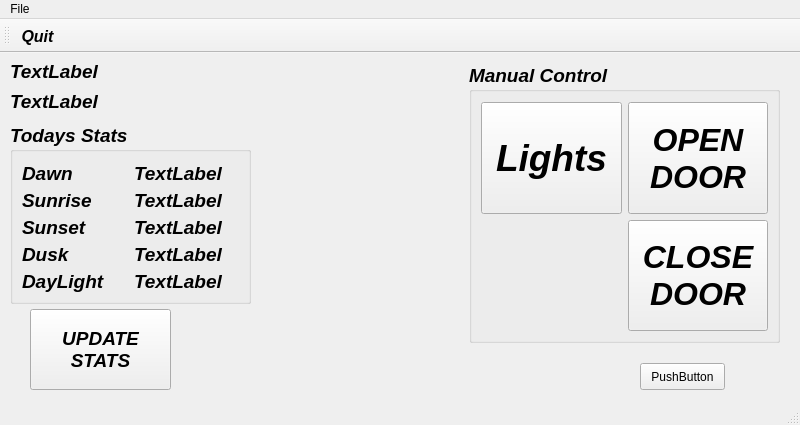
<?xml version="1.0" encoding="UTF-8"?>
<ui version="4.0">
 <class>MainWindow</class>
 <widget class="QMainWindow" name="MainWindow">
  <property name="geometry">
   <rect>
    <x>0</x>
    <y>0</y>
    <width>800</width>
    <height>425</height>
   </rect>
  </property>
  <property name="windowTitle">
   <string>Chicken Coop</string>
  </property>
  <widget class="QWidget" name="centralwidget">
   <widget class="QPushButton" name="updateAstral">
    <property name="geometry">
     <rect>
      <x>30</x>
      <y>256</y>
      <width>141</width>
      <height>81</height>
     </rect>
    </property>
    <property name="font">
     <font>
      <pointsize>14</pointsize>
      <weight>75</weight>
      <italic>true</italic>
      <bold>true</bold>
     </font>
    </property>
    <property name="text">
     <string>UPDATE
STATS</string>
    </property>
   </widget>
   <widget class="QPushButton" name="pushButton">
    <property name="geometry">
     <rect>
      <x>640</x>
      <y>310</y>
      <width>85</width>
      <height>27</height>
     </rect>
    </property>
    <property name="text">
     <string>PushButton</string>
    </property>
   </widget>
   <widget class="QLabel" name="dateLabel">
    <property name="geometry">
     <rect>
      <x>10</x>
      <y>10</y>
      <width>131</width>
      <height>17</height>
     </rect>
    </property>
    <property name="font">
     <font>
      <pointsize>14</pointsize>
      <weight>75</weight>
      <italic>true</italic>
      <bold>true</bold>
     </font>
    </property>
    <property name="text">
     <string>TextLabel</string>
    </property>
   </widget>
   <widget class="QGroupBox" name="gridGroupBox">
    <property name="geometry">
     <rect>
      <x>10</x>
      <y>70</y>
      <width>241</width>
      <height>181</height>
     </rect>
    </property>
    <property name="font">
     <font>
      <pointsize>14</pointsize>
      <weight>75</weight>
      <italic>true</italic>
      <bold>true</bold>
     </font>
    </property>
    <property name="title">
     <string>Todays Stats</string>
    </property>
    <property name="alignment">
     <set>Qt::AlignLeading|Qt::AlignLeft|Qt::AlignTop</set>
    </property>
    <layout class="QGridLayout" name="gridLayout">
     <property name="topMargin">
      <number>10</number>
     </property>
     <item row="1" column="0">
      <widget class="QLabel" name="label_2">
       <property name="font">
        <font>
         <pointsize>14</pointsize>
         <weight>75</weight>
         <italic>true</italic>
         <bold>true</bold>
        </font>
       </property>
       <property name="text">
        <string>Sunrise</string>
       </property>
       <property name="margin">
        <number>1</number>
       </property>
      </widget>
     </item>
     <item row="3" column="0">
      <widget class="QLabel" name="label_4">
       <property name="font">
        <font>
         <pointsize>14</pointsize>
         <weight>75</weight>
         <italic>true</italic>
         <bold>true</bold>
        </font>
       </property>
       <property name="text">
        <string>Dusk</string>
       </property>
       <property name="margin">
        <number>1</number>
       </property>
      </widget>
     </item>
     <item row="2" column="0">
      <widget class="QLabel" name="label_3">
       <property name="font">
        <font>
         <pointsize>14</pointsize>
         <weight>75</weight>
         <italic>true</italic>
         <bold>true</bold>
        </font>
       </property>
       <property name="text">
        <string>Sunset</string>
       </property>
       <property name="margin">
        <number>1</number>
       </property>
      </widget>
     </item>
     <item row="1" column="1">
      <widget class="QLabel" name="sunriseLabel">
       <property name="font">
        <font>
         <pointsize>14</pointsize>
         <weight>75</weight>
         <italic>true</italic>
         <bold>true</bold>
        </font>
       </property>
       <property name="text">
        <string>TextLabel</string>
       </property>
       <property name="margin">
        <number>1</number>
       </property>
      </widget>
     </item>
     <item row="0" column="0">
      <widget class="QLabel" name="label">
       <property name="font">
        <font>
         <pointsize>14</pointsize>
         <weight>75</weight>
         <italic>true</italic>
         <bold>true</bold>
        </font>
       </property>
       <property name="text">
        <string>Dawn</string>
       </property>
       <property name="margin">
        <number>1</number>
       </property>
      </widget>
     </item>
     <item row="0" column="1">
      <widget class="QLabel" name="dawnLabel">
       <property name="font">
        <font>
         <pointsize>14</pointsize>
         <weight>75</weight>
         <italic>true</italic>
         <bold>true</bold>
        </font>
       </property>
       <property name="text">
        <string>TextLabel</string>
       </property>
       <property name="margin">
        <number>1</number>
       </property>
      </widget>
     </item>
     <item row="2" column="1">
      <widget class="QLabel" name="sunsetLabel">
       <property name="font">
        <font>
         <pointsize>14</pointsize>
         <weight>75</weight>
         <italic>true</italic>
         <bold>true</bold>
        </font>
       </property>
       <property name="text">
        <string>TextLabel</string>
       </property>
       <property name="margin">
        <number>1</number>
       </property>
      </widget>
     </item>
     <item row="3" column="1">
      <widget class="QLabel" name="duskLabel">
       <property name="font">
        <font>
         <pointsize>14</pointsize>
         <weight>75</weight>
         <italic>true</italic>
         <bold>true</bold>
        </font>
       </property>
       <property name="text">
        <string>TextLabel</string>
       </property>
       <property name="margin">
        <number>1</number>
       </property>
      </widget>
     </item>
     <item row="4" column="0">
      <widget class="QLabel" name="label_5">
       <property name="font">
        <font>
         <pointsize>14</pointsize>
         <weight>75</weight>
         <italic>true</italic>
         <bold>true</bold>
        </font>
       </property>
       <property name="text">
        <string>DayLight</string>
       </property>
       <property name="margin">
        <number>1</number>
       </property>
      </widget>
     </item>
     <item row="4" column="1">
      <widget class="QLabel" name="daylightLabel">
       <property name="font">
        <font>
         <pointsize>14</pointsize>
         <weight>75</weight>
         <italic>true</italic>
         <bold>true</bold>
        </font>
       </property>
       <property name="text">
        <string>TextLabel</string>
       </property>
       <property name="margin">
        <number>1</number>
       </property>
      </widget>
     </item>
    </layout>
   </widget>
   <widget class="QLabel" name="timeLabel">
    <property name="geometry">
     <rect>
      <x>10</x>
      <y>40</y>
      <width>141</width>
      <height>17</height>
     </rect>
    </property>
    <property name="font">
     <font>
      <pointsize>14</pointsize>
      <weight>75</weight>
      <italic>true</italic>
      <bold>true</bold>
     </font>
    </property>
    <property name="text">
     <string>TextLabel</string>
    </property>
   </widget>
   <widget class="QGroupBox" name="gridGroupBox">
    <property name="geometry">
     <rect>
      <x>469</x>
      <y>10</y>
      <width>311</width>
      <height>280</height>
     </rect>
    </property>
    <property name="font">
     <font>
      <pointsize>14</pointsize>
      <weight>75</weight>
      <italic>true</italic>
      <bold>true</bold>
     </font>
    </property>
    <property name="title">
     <string>Manual Control</string>
    </property>
    <property name="alignment">
     <set>Qt::AlignLeading|Qt::AlignLeft|Qt::AlignTop</set>
    </property>
    <layout class="QGridLayout" name="gridLayout_2">
     <property name="topMargin">
      <number>10</number>
     </property>
     <item row="0" column="1">
      <widget class="QPushButton" name="openPB">
       <property name="sizePolicy">
        <sizepolicy hsizetype="Minimum" vsizetype="Minimum">
         <horstretch>0</horstretch>
         <verstretch>0</verstretch>
        </sizepolicy>
       </property>
       <property name="font">
        <font>
         <pointsize>24</pointsize>
         <weight>75</weight>
         <italic>true</italic>
         <bold>true</bold>
        </font>
       </property>
       <property name="text">
        <string>OPEN
DOOR</string>
       </property>
      </widget>
     </item>
     <item row="1" column="1">
      <widget class="QPushButton" name="closePB">
       <property name="sizePolicy">
        <sizepolicy hsizetype="Minimum" vsizetype="Minimum">
         <horstretch>0</horstretch>
         <verstretch>0</verstretch>
        </sizepolicy>
       </property>
       <property name="font">
        <font>
         <pointsize>24</pointsize>
         <weight>75</weight>
         <italic>true</italic>
         <bold>true</bold>
        </font>
       </property>
       <property name="text">
        <string>CLOSE
DOOR</string>
       </property>
      </widget>
     </item>
     <item row="0" column="0">
      <widget class="QPushButton" name="pushButton">
       <property name="sizePolicy">
        <sizepolicy hsizetype="Minimum" vsizetype="Minimum">
         <horstretch>0</horstretch>
         <verstretch>0</verstretch>
        </sizepolicy>
       </property>
       <property name="font">
        <font>
         <pointsize>28</pointsize>
         <weight>75</weight>
         <italic>true</italic>
         <bold>true</bold>
        </font>
       </property>
       <property name="text">
        <string>Lights</string>
       </property>
       <property name="checkable">
        <bool>true</bool>
       </property>
      </widget>
     </item>
    </layout>
   </widget>
  </widget>
  <widget class="QMenuBar" name="menubar">
   <property name="geometry">
    <rect>
     <x>0</x>
     <y>0</y>
     <width>800</width>
     <height>27</height>
    </rect>
   </property>
   <widget class="QMenu" name="menuFile">
    <property name="title">
     <string>File</string>
    </property>
    <addaction name="actionQuit"/>
   </widget>
   <addaction name="menuFile"/>
  </widget>
  <widget class="QStatusBar" name="statusbar"/>
  <widget class="QToolBar" name="toolBar">
   <property name="windowTitle">
    <string>toolBar</string>
   </property>
   <attribute name="toolBarArea">
    <enum>TopToolBarArea</enum>
   </attribute>
   <attribute name="toolBarBreak">
    <bool>false</bool>
   </attribute>
   <addaction name="actionQuit"/>
  </widget>
  <action name="actionQuit">
   <property name="text">
    <string>Quit</string>
   </property>
   <property name="font">
    <font>
     <pointsize>12</pointsize>
     <weight>75</weight>
     <italic>true</italic>
     <bold>true</bold>
    </font>
   </property>
  </action>
 </widget>
 <resources/>
 <connections/>
</ui>
